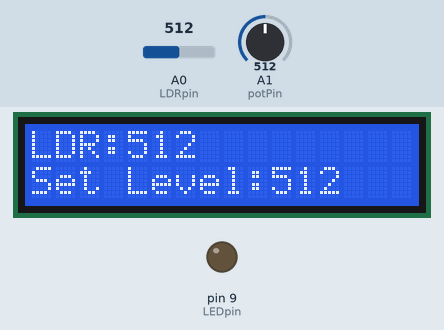
Recording of a sketch running on a simulated Arduino Uno, built with avr-gcc and run on an emulated ATmega328P. On the bench: 16×2 character LCD, output pins drawn as LEDs (lit = HIGH). Inputs (shaded band) come from the test bench; at power-on: A1 (potPin) = 512, A0 (LDRpin) = 512.

Above: at 1.2 s.
1.3 s: A1 (potPin) set to 539
At 1.9 s:
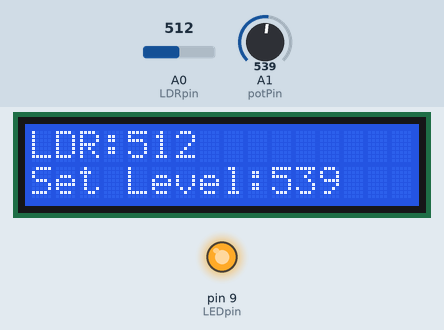
2.8 s: A0 (LDRpin) set to 542
At 3.7 s:
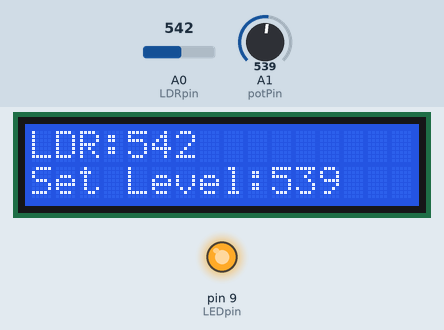
4.4 s: A0 (LDRpin) set to 577
At 5.6 s:
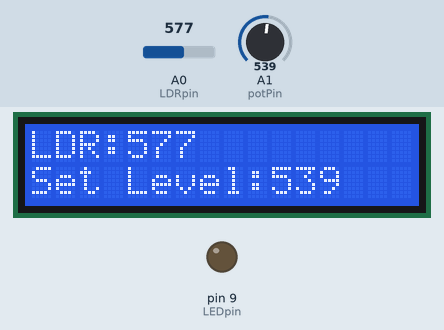
5.9 s: A1 (potPin) set to 511
At 6.4 s:
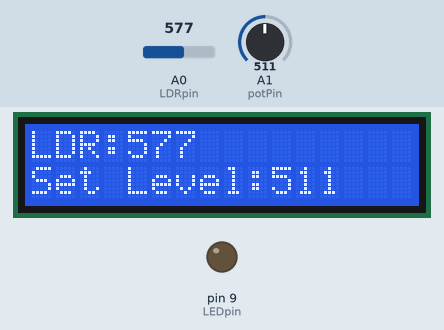
7.4 s: A0 (LDRpin) set to 511
At 8.1 s:
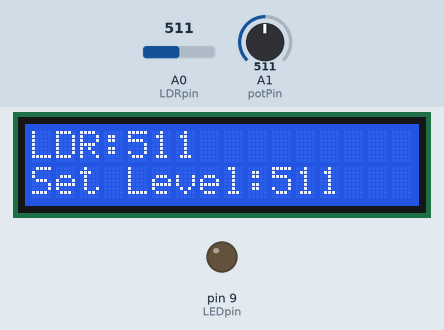
9.0 s: A1 (potPin) set to 306
At 10.1 s:
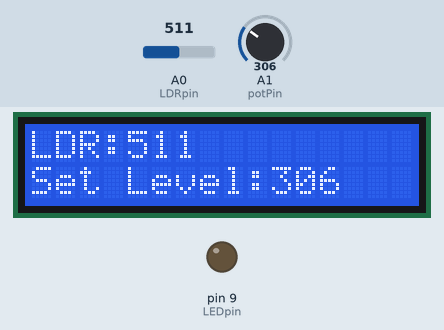
Timing chart, 0 to 11.5 s (numbered marks = the images above; inputs shaded):
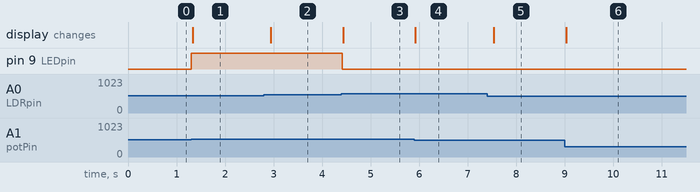

Measured:
- the behaviour switches between 532 and 533 on A1 (potPin) (found by bisection; images 0 and 1)
- the behaviour switches between 559 and 560 on A0 (LDRpin) (found by bisection; images 2 and 3)
- after the input at 1.3 s, pin 9 (LEDpin): LOW → HIGH at once; the display: changes at once (image 1)
- after the input at 2.8 s, the display: changes after 0.14 s (image 2)
- after the input at 4.4 s, pin 9 (LEDpin): HIGH → LOW at once; the display: changes at once (image 3)
- after the input at 5.9 s, the display: changes at once (image 4)
- after the input at 7.4 s, the display: changes after 0.14 s (image 5)
- after the input at 9.0 s, the display: changes at once (image 6)

The sketch:

ldr_light_control1.ino
```cpp
#include <LiquidCrystal_I2C.h>

LiquidCrystal_I2C lcd(0x27, 16, 2);

const int LEDpin = 9;
const int LDRpin = A0;
const int potPin = A1;

int LEDstate = LOW;

void setup(){
  pinMode(LEDpin, OUTPUT);
  lcd.init();
  lcd.backlight();
}

void loop(){
  int lightLevel = analogRead(LDRpin);
  int potVal = analogRead(potPin);

  int tolerance = 20;

  int onLevel = potVal - tolerance;
  int offLevel = potVal + tolerance;

  if (lightLevel < onLevel){
    LEDstate = HIGH;
  }
  if (lightLevel > offLevel) {
    LEDstate = LOW;
  }
  digitalWrite(LEDpin, LEDstate);

  lcd.setCursor(0, 0);
  lcd.print("LDR:");
  lcd.print(lightLevel);
  lcd.print("  ");

  lcd.setCursor(0, 1);
  lcd.print("Set Level:");
  lcd.print(potVal);
  lcd.print("  ");
  delay(100);
  }
```
